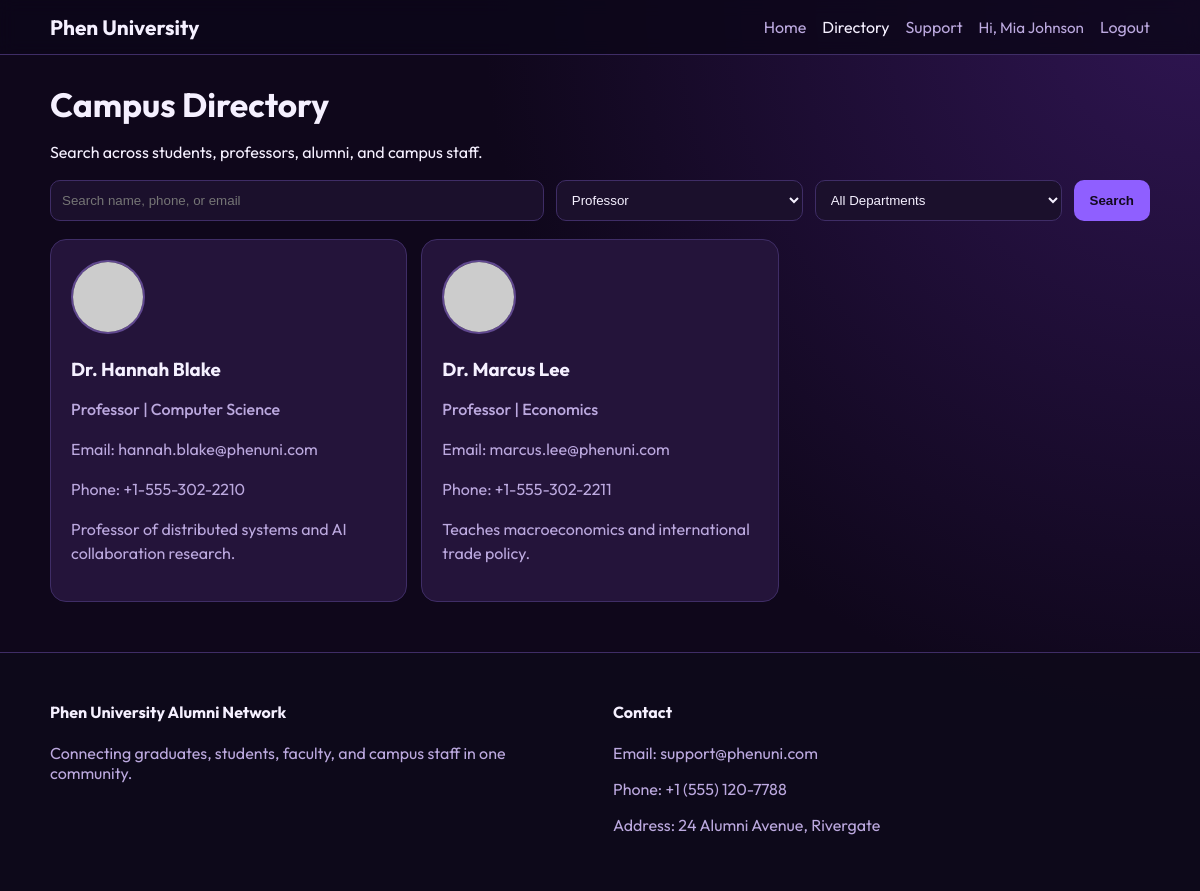
The page /directory.php?role=professor (signed in) on the database its author committed.
### tables this page shows
CREATE TABLE campus_people (
    id INT AUTO_INCREMENT PRIMARY KEY,
    full_name VARCHAR(120) NOT NULL,
    role ENUM('student', 'professor', 'staff', 'alumni') NOT NULL,
    department VARCHAR(100) NOT NULL,
    email VARCHAR(120) NOT NULL,
    phone VARCHAR(30) NOT NULL,
    profile_image VARCHAR(255) DEFAULT 'https://via.placeholder.com/120x120.png?text=Profile',
    bio TEXT,
    created_at TIMESTAMP DEFAULT CURRENT_TIMESTAMP
);

### includes/auth.php (called while the page is built, shortened)
<?php
function e(string $value): string
{
    return htmlspecialchars($value, ENT_QUOTES, "UTF-8");
}

### directory.php (the view, shortened to what this page needs)
<?php
require_once __DIR__ . "/includes/auth.php";
$q = trim($_GET["q"] ?? "");
$role = trim($_GET["role"] ?? "");
$departments = [];
$people = [];
try {
    $db = getDB();
    $deptResult = $db->query("SELECT DISTINCT department FROM campus_people ORDER BY department ASC");
    while ($deptResult && ($row = $deptResult->fetch_assoc())) {
        $departments[] = $row;
    }
    $where = [];
    if ($role !== "") {
        $roleEsc = $db->real_escape_string($role);
        $where[] = "role = '{$roleEsc}'";
    }
    $sql = "SELECT full_name, role, department, email, phone, profile_image, bio FROM campus_people";
    if ($where) {
        $sql .= " WHERE " . implode(" AND ", $where);
    }
    $sql .= " ORDER BY full_name ASC";
    $peopleResult = $db->query($sql);
    while ($peopleResult && ($row = $peopleResult->fetch_assoc())) {
        $people[] = $row;
    }
} catch (Throwable $e) {
    $directoryError = $e->getMessage();
}
require_once __DIR__ . "/includes/header.php";
?>
<section>
    <h1>Campus Directory</h1>
    <p>Search across students, professors, alumni, and campus staff.</p>
    <form class="directory-form" method="get">
        <input type="text" name="q" id="liveSearch" placeholder="Search name, phone, or email" value="<?= e($q) ?>">
        <select name="role" id="liveRole">
            <option value="professor" <?= $role === "professor" ? "selected" : "" ?>>Professor</option>
        </select>
        <select name="department">
            <option value="">All Departments</option>
        </select>
        <button class="btn btn-primary" type="submit">Search</button>
    </form>
    <div class="directory-grid" id="directoryGrid">
        <?php foreach ($people as $person): ?>
            <article
                class="person-card"
                data-role="<?= e($person["role"]) ?>"
                data-name="<?= e(strtolower($person["full_name"])) ?>"
                data-email="<?= e(strtolower($person["email"])) ?>"
                data-phone="<?= e(strtolower($person["phone"])) ?>"
            >
                <img src="<?= e($person["profile_image"] ?: "https://via.placeholder.com/120x120.png?text=Profile") ?>" alt="<?= e($person["full_name"]) ?> profile picture">
                <h3><?= e($person["full_name"]) ?></h3>
                <p class="badge"><?= e(ucfirst($person["role"])) ?> | <?= e($person["department"]) ?></p>
                <p>Email: <?= e($person["email"]) ?></p>
                <p>Phone: <?= e($person["phone"]) ?></p>
                <p><?= e($person["bio"]) ?></p>
            </article>
        <?php endforeach; ?>
    </div>
</section>
<?php require_once __DIR__ . "/includes/footer.php"; ?>

### assets/css/style.css (style rules this page uses)
:root { --bg: #0f071b; --bg-soft: #1b102c; --card: #24143a; --text: #f5f0ff; --muted: #bca9df; --primary: #8f5fff; --primary-strong: #a97dff; --border: #3f2d66; }
* { box-sizing: border-box; }
body { margin: 0; font-family: "Outfit", sans-serif; background: radial-gradient(circle at top right, #2f1552 0%, var(--bg) 48%); color: var(--text); min-height: 100vh; }
h1 { margin: 0 0 14px; font-size: clamp(1.6rem, 2.8vw, 2.8rem); }
.btn { display: inline-block; border: 0; border-radius: 10px; padding: 11px 16px; font-weight: 600; cursor: pointer; }
.btn-primary { background: var(--primary); color: #12091f; }
.feature-card, .auth-box, .support-card, .person-card { background: var(--card); border: 1px solid var(--border); border-radius: 16px; padding: 20px; }
.feature-card p, .small-note, .support-page p, .person-card p { color: var(--muted); line-height: 1.5; }
input, select { width: 100%; background: var(--bg-soft); border: 1px solid var(--border); color: var(--text); border-radius: 10px; padding: 11px; }
.directory-form { display: grid; grid-template-columns: 2fr 1fr 1fr auto; gap: 12px; margin: 18px 0; }
.directory-grid { display: grid; grid-template-columns: repeat(3, 1fr); gap: 14px; }
.person-card img { width: 74px; height: 74px; border-radius: 999px; object-fit: cover; border: 2px solid #60488f; }
.person-card h3 { margin-bottom: 8px; }
.badge { color: #ddcbff; font-weight: 500; }

### rows shown on the page
campus_people: full_name "Dr. Hannah Blake", role "Professor", department "Computer Science", email "hannah.blake@phenuni.com", phone "+1-555-302-2210", bio "Professor of distributed systems and AI collaboration research."
campus_people: full_name "Dr. Marcus Lee", role "Professor", department "Economics", email "marcus.lee@phenuni.com", phone "+1-555-302-2211", bio "Teaches macroeconomics and international trade policy."

### other values the page prints
currentUserName() "Mia Johnson"
